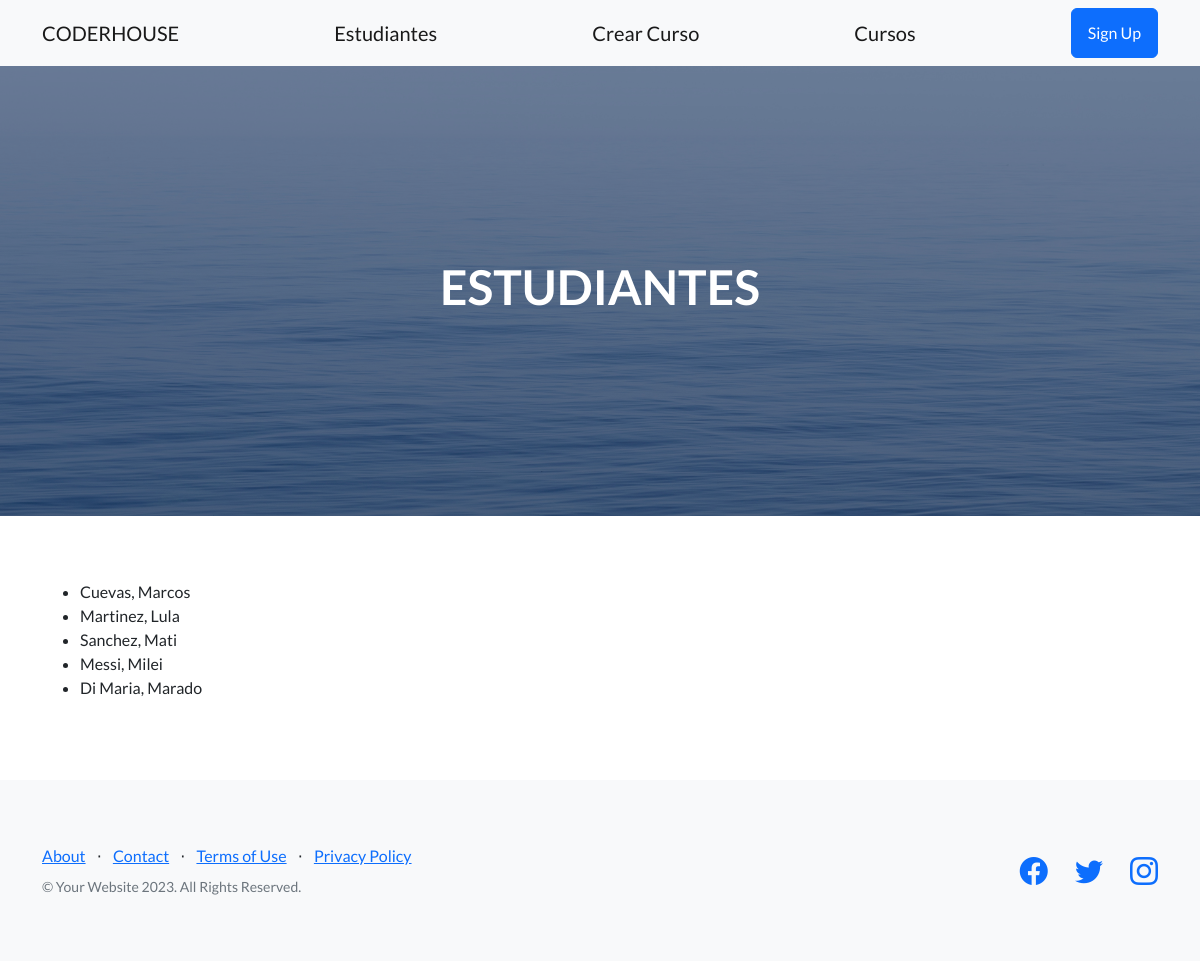
The app's page /estudios/estudiantes/ with its own data.
### control_estudios/models.py (models this page shows)
class Estudiante(models.Model):
    nombre = models.CharField(max_length=64)
    apellido = models.CharField(max_length=64)
    email = models.EmailField()
    def __str__(self):
        return f"{self.apellido}, {self.nombre}"

### control_estudios/views.py (the view)
# urls.py: path("estudiantes/", inscriptos, name="estudiantes"),
def inscriptos(request):
    http_response = render(
        request=request,
        template_name="estudiantes.html",
        context={"estudiante": Estudiante.objects.all()}
    )
    return http_response

### control_estudios/templates/estudiantes.html (shortened to what this page needs)
{%extends "padre.html"%}
{%block heading%}
<h1>ESTUDIANTES</h1>
{%endblock heading%}
{% block contenido %}
<section>
    <ul>
        {%for alumno in estudiante%}
            <li>
                {{alumno}}
            </li>
        {%endfor%}
    </ul>
</section>
{% endblock contenido %}

### records on screen
Estudiante: apellido+nombre "Cuevas, Marcos"
Estudiante: apellido+nombre "Martinez, Lula"
Estudiante: apellido+nombre "Sanchez, Mati"
Estudiante: apellido+nombre "Messi, Milei"
Estudiante: apellido+nombre "Di Maria, Marado"
